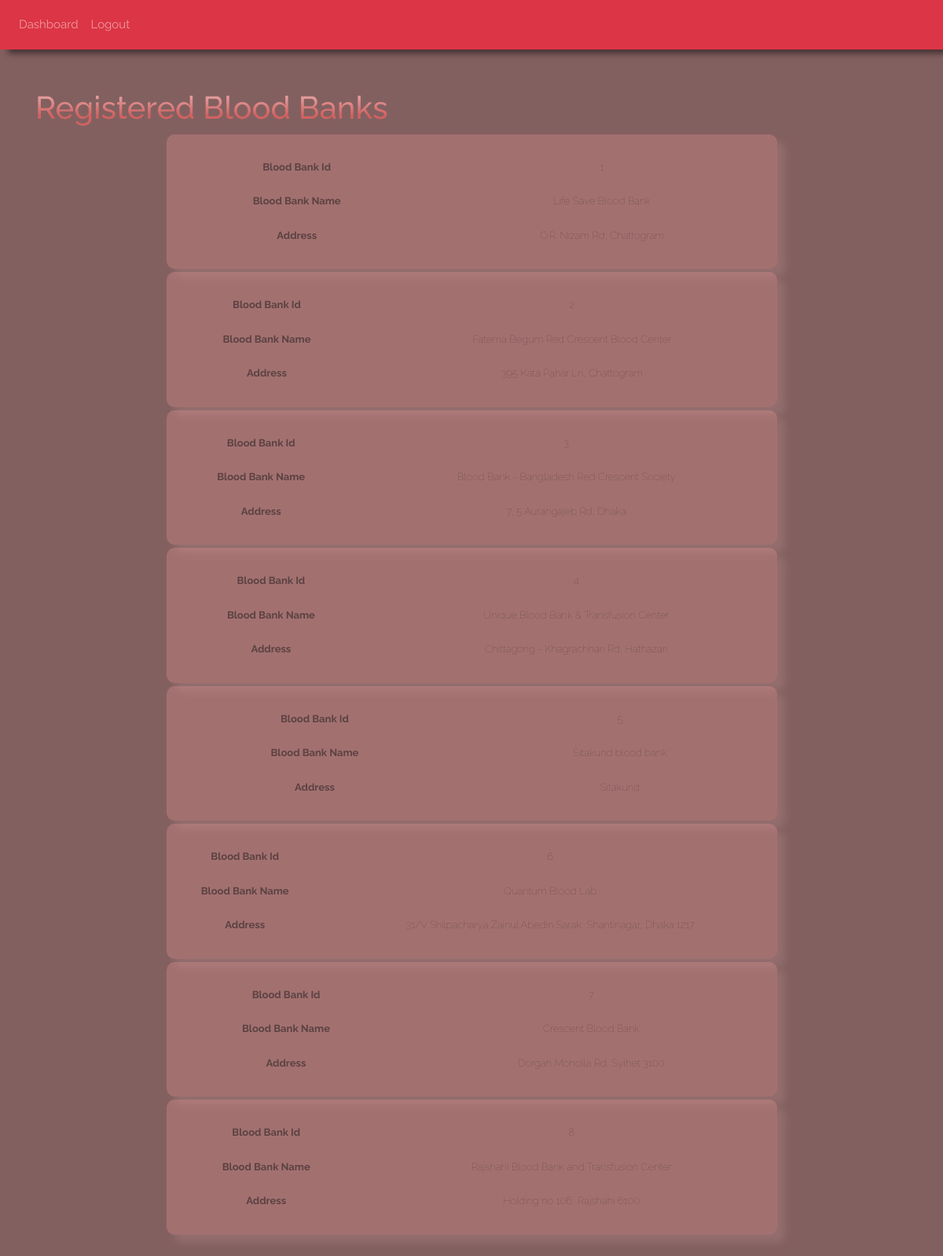
Screenshot of /bloodbanks (signed in) with the database file from the repository.
### website/models.py (models this page shows)
class Bloodbank(db.Model):
    id = db.Column(db.Integer, primary_key=True)
    name = db.Column(db.String(150))
    address = db.Column(db.String(100))

### website/views.py (the view)
@views.route('/bloodbanks')
@login_required
def bloodbanks():
    connection = sqlite3.connect(datadir)
    c = connection.cursor()
    c.execute("SELECT * FROM bloodbank")
    data = c.fetchall()
    c.close()
    connection.commit()
    return render_template("bloodbanks.html", user=current_user, bb=data)

### website/__init__.py (called while the page is built)
def create_app():
    app.secret_key = '1234567890'
    app.config['SQLALCHEMY_DATABASE_URI'] = f'sqlite:///{DB_NAME}'
    db.init_app(app)
    admin = Admin(app, 'Admin Area', template_mode='bootstrap3')
    admin.add_view(MyModelView(AdminUser, db.session))
    from .views import views
    from .auth import auth
    app.register_blueprint(views, url_prefix='/')
    app.register_blueprint(auth, url_prefix='/')
    from .models import User, Patient, Donor, Doctor, Bloodbank, Blood, Blooddelivery
    create_database(app)
    login_manager = LoginManager()
    login_manager.login_view = 'auth.login'
    login_manager.init_app(app)
    @login_manager.user_loader
    def load_user(id):
        return User.query.get(int(id))
    return app

### website/templates/bloodbanks.html
{% extends "base.html" %} {% block title %}Blood Banks - Saving Lives{% endblock %} {% block content %}
<div class='home'>
    <h1 id='dash3'> Registered Blood Banks </h1>
    {% for row in bb %}
        <div class = 'boxform4'>
        <table class="table table-borderless">
            <tr>
                <th>Blood Bank Id</th><td>{{row.0}}</td>
            </tr>
            <tr>
                <th>Blood Bank Name</th><td>{{row.1}}</td>
            </tr>
            <tr>
                <th>Address</th><td>{{row.2}}</td>
            </tr>
        </table>
        </div>
    {% endfor %}
{% endblock %}

### website/static/css/main.css (style rules this page uses)
html { scroll-behavior: smooth; }
body { transform: scale(1.0); background-color: rgba(109, 68, 68, 0.849); background-size: 2 0; margin: 100%; background-repeat: repeat space; display: block; margin:auto; background-size: cover; -o-background-size: cover; -moz-background-size: cover; -webkit-background-size: cover; height:100%; width: 100%; overflow: scroll; }
.home { cursor:default; font-family: "Raleway"; text-shadow: black; text-align: center; font-size: small; font-weight: 100; font-style:unset; margin-bottom: 20%; transform: scale(1.0); border: none; color: #FFFFFF; position: relative; display: block; height:fit-content; -webkit-background-clip: cover; background-clip:border-boxt; -webkit-text-fill-color: black; }
#dash3 { cursor:default; text-align: left; font-size: 40ppx; text-decoration:double; background: -webkit-linear-gradient(rgb(236, 182, 182), rgb(209, 98, 98) 70%); -webkit-background-clip: text; background-clip: none; -webkit-text-fill-color: transparent; }
.boxform4 { box-sizing: border-box; margin-top: 2px; margin-left: 2px; margin-right: 2px; margin-bottom: 2px; padding-bottom: 5px; padding-top: 20px; width: 70%; height: auto; opacity: 0.3; box-shadow: 10px 10px 10px #b88d8d; font-family: "Raleway"; transform: scale(1.0); border-radius: 10px; background-color: #ee9999; text-align: center; transition: all 0.5s; cursor: pointer; display: inline-flex; justify-content: center; transition: all 1s; scroll-behavior:smooth; }

### rows the page displays
Bloodbank: id "1", name "Life Save Blood Bank", address "O.R. Nizam Rd, Chattogram"
Bloodbank: name "Fatema Begum Red Crescent Blood Center", address "395 Kata Pahar Ln, Chattogram"
Bloodbank: name "Blood Bank - Bangladesh Red Crescent Society", address "7, 5 Aurangajeb Rd, Dhaka"
Bloodbank: id "4", name "Unique Blood Bank & Transfusion Center", address "Chittagong - Khagrachhari Rd, Hathazari"
Bloodbank: name "Sitakund blood bank", address "Sitakund"
Bloodbank: id "6", name "Quantum Blood Lab", address "31/V Shilpacharya Zainul Abedin Sarak, Shantinagar, Dhaka 1217"
Bloodbank: name "Crescent Blood Bank", address "Dorgah Moholla Rd, Sylhet 3100"
Bloodbank: name "Rajshahi Blood Bank and Transfusion Center", address "Holding no 106, Rajshahi 6100"
